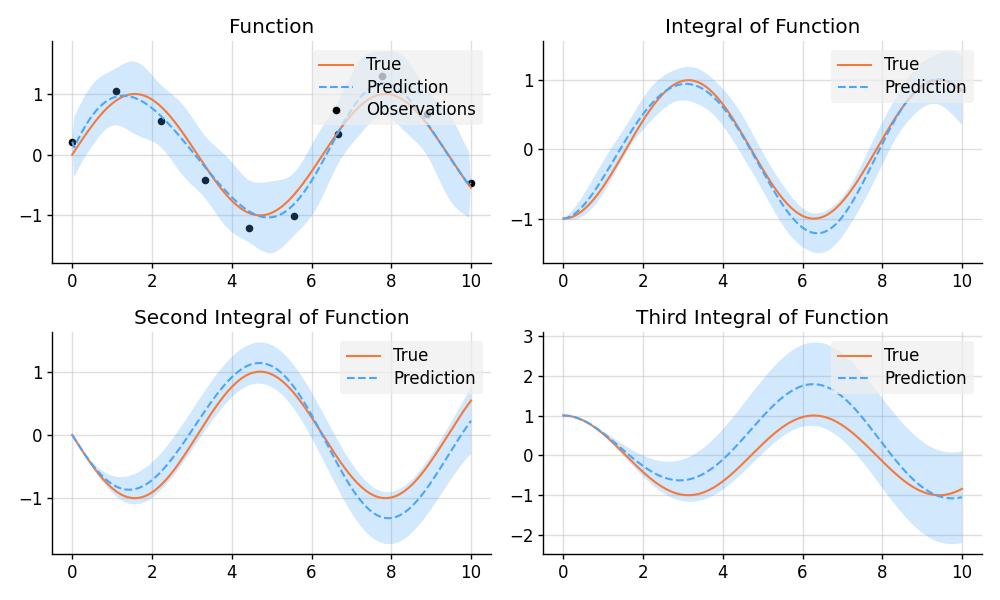

This chart was generated by the following Python code:
import matplotlib.pyplot as plt
import numpy as np
import tensorflow as tf
import wbml.plot

from stheno.tensorflow import B, Measure, GP, EQ, Delta

# Define points to predict at.
x = B.linspace(tf.float64, 0, 10, 200)
x_obs = B.linspace(tf.float64, 0, 10, 10)

# Construct the model.
prior = Measure()
f = 0.7 * GP(EQ(), measure=prior).stretch(1.5)
e = 0.2 * GP(Delta(), measure=prior)

# Construct derivatives.
df = f.diff()
ddf = df.diff()
dddf = ddf.diff() + e

# Fix the integration constants.
zero = B.cast(tf.float64, 0)
one = B.cast(tf.float64, 1)
prior = prior | ((f(zero), one), (df(zero), zero), (ddf(zero), -one))

# Sample observations.
y_obs = B.sin(x_obs) + 0.2 * B.randn(*x_obs.shape)

# Condition on the observations to make predictions.
post = prior | (dddf(x_obs), y_obs)

# And make predictions.
pred_iiif = post(f)(x).marginals()
pred_iif = post(df)(x).marginals()
pred_if = post(ddf)(x).marginals()
pred_f = post(dddf)(x).marginals()


# Plot result.
def plot_prediction(x, f, pred, x_obs=None, y_obs=None):
    plt.plot(x, f, label="True", style="test")
    if x_obs is not None:
        plt.scatter(x_obs, y_obs, label="Observations", style="train", s=20)
    mean, lower, upper = pred
    plt.plot(x, mean, label="Prediction", style="pred")
    plt.fill_between(x, lower, upper, style="pred")
    wbml.plot.tweak()


plt.figure(figsize=(10, 6))

plt.subplot(2, 2, 1)
plt.title("Function")
plot_prediction(x, np.sin(x), pred_f, x_obs=x_obs, y_obs=y_obs)

plt.subplot(2, 2, 2)
plt.title("Integral of Function")
plot_prediction(x, -np.cos(x), pred_if)

plt.subplot(2, 2, 3)
plt.title("Second Integral of Function")
plot_prediction(x, -np.sin(x), pred_iif)

plt.subplot(2, 2, 4)
plt.title("Third Integral of Function")
plot_prediction(x, np.cos(x), pred_iiif)

plt.savefig("readme_example5_integration.png")
plt.show()
